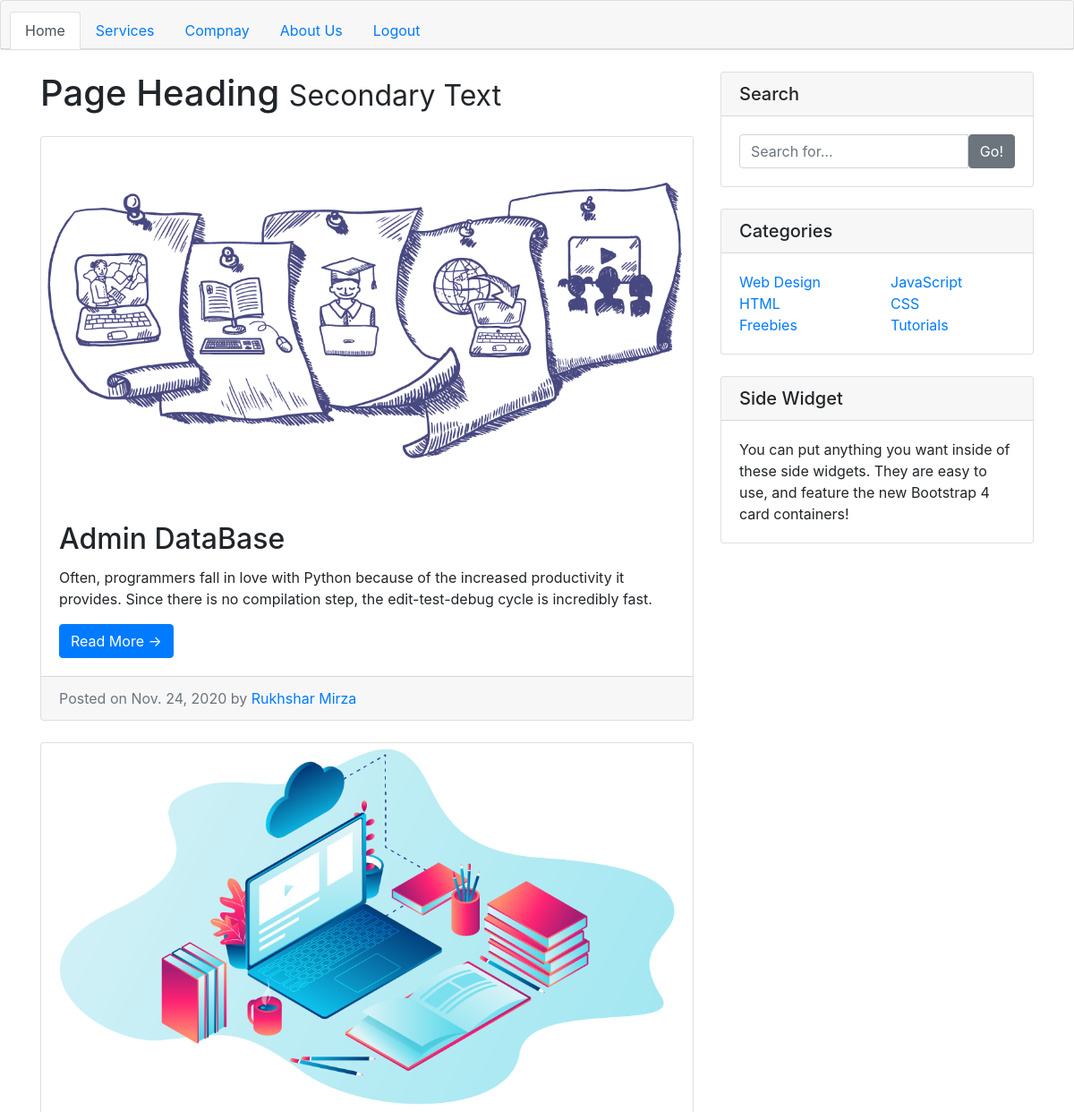
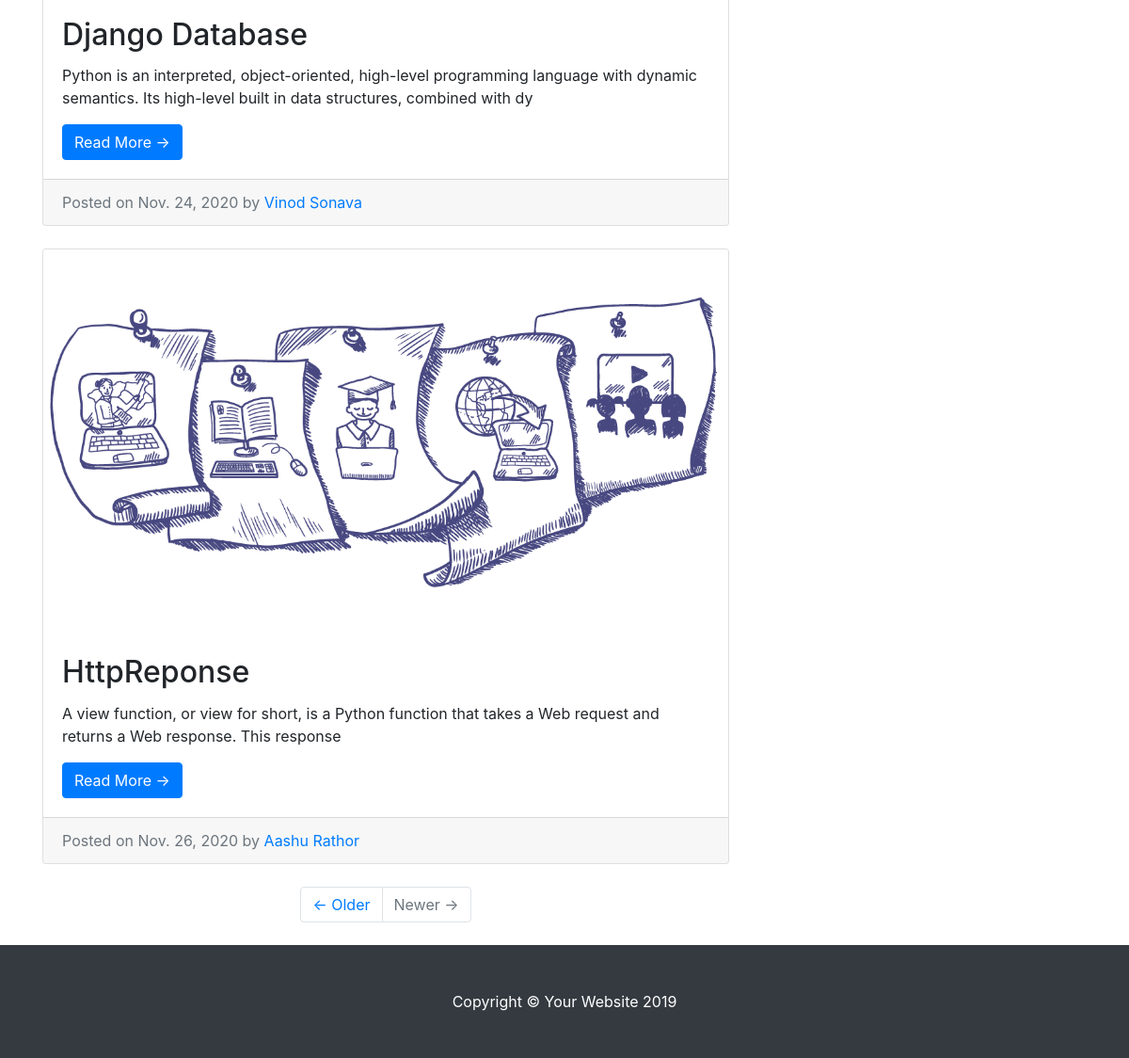
The app's page /home/ (signed in) with its own data (2 pictures, top to bottom).
### myapp/models.py (models this page shows)
class Blog(models.Model):
    userid = models.ForeignKey(User,on_delete=models.CASCADE)
    image = models.ImageField(upload_to='images/')
    title = models.CharField('Blog Title',max_length=100)
    description  = models.TextField('PostBlog')
    posted_date = models.DateField(default=date.today)
    name = models.CharField(max_length=50)

### myapp/views.py (the view)
# urls.py: path('home/', views.home, name='home'),
def home(request):
    if request.session.has_key('IS_LOGIN'):
       fatchData = Blog.objects.all()
       print(fatchData)
       return render(request,'home.html',{'data':fatchData})
    return redirect('login')

### myapp/templatetags/custome_tages.py (called while the page is built)
@register.simple_tag
def get_half_content(description):
    return description[:int(len(description)/5)]

### myapp/templates/home.html
{% include 'header.html' %}
  <body>
  <div class="container">
    <div class="row">
      <div class="col-md-8">
        <h1 class="my-4">Page Heading
          <small>Secondary Text</small>
        </h1>
        {% for i in data %}
        <div class="card mb-4">
          <img class="card-img-top" src="{{ i.image.url }}" alt="Card image cap">
          <div class="card-body">
            <h2 class="card-title">{{ i.title }}</h2>
            <p class="card-text">
              {% load custome_tages %}
              {% get_half_content i.description as half_content %}
              {{ half_content }}
              </p>
            <a href="{% url 'readmore' i.id %}" class="btn btn-primary">Read More &rarr;</a>
          </div>
          <div class="card-footer text-muted">
            Posted on {{ i.posted_date }} by
            <a href="#">{{ i.name }}</a>
          </div>
        </div>
        {% endfor %}
        <ul class="pagination justify-content-center mb-4">
          <li class="page-item">
            <a class="page-link" href="#">&larr; Older</a>
          </li>
          <li class="page-item disabled">
            <a class="page-link" href="#">Newer &rarr;</a>
          </li>
        </ul>
      </div>
      <div class="col-md-4">
        <div class="card my-4">
          <h5 class="card-header">Search</h5>
          <div class="card-body">
            <div class="input-group">
              <input type="text" class="form-control" placeholder="Search for...">
              <span class="input-group-btn">
                <button class="btn btn-secondary" type="button">Go!</button>
              </span>
            </div>
          </div>
        </div>
        <div class="card my-4">
          <h5 class="card-header">Categories</h5>
          <div class="card-body">
            <div class="row">
              <div class="col-lg-6">
                <ul class="list-unstyled mb-0">
                  <li>
                    <a href="#">Web Design</a>
                  </li>
                  <li>
                    <a href="#">HTML</a>
                  </li>
                  <li>
                    <a href="#">Freebies</a>
                  </li>
                </ul>
              </div>
              <div class="col-lg-6">
                <ul class="list-unstyled mb-0">
                  <li>
                    <a href="#">JavaScript</a>
                  </li>
                  <li>
                    <a href="#">CSS</a>
                  </li>
                  <li>
                    <a href="#">Tutorials</a>
                  </li>
                </ul>
              </div>
            </div>
          </div>
        </div>
        <div class="card my-4">
          <h5 class="card-header">Side Widget</h5>
          <div class="card-body">
            You can put anything you want inside of these side widgets. They are easy to use, and feature the new Bootstrap 4 card containers!
          </div>
        </div>
      </div>
    </div>
  </div>
 {% include 'footer.html'%}
  </body>
</html>

### myapp/templates/header.html (shortened to what this page needs)
<html>
<link rel="stylesheet" href="https://cdn.jsdelivr.net/npm/bootstrap@4.5.3/dist/css/bootstrap.min.css">
<body>
<div class="card text-center">
  <div class="card-header">
    <ul class="nav nav-tabs card-header-tabs">
      <li class="nav-item">
        <a class="nav-link active" href="{% url 'home'%}">Home</a>
      </li>
      <li class="nav-item">
        <a class="nav-link" href="#">Services</a>
      </li>
      <li class="nav-item">
        <a class="nav-link " href="#" tabindex="-1" >Compnay</a>
      </li>
         <li class="nav-item">
        <a class="nav-link " href="#" tabindex="-1">About Us</a>
      </li>
         <li class="nav-item">
        <a class="nav-link " href="{% url 'logout' %}" tabindex="-1">Logout</a>
      </li>
    </ul>
  </div>
</div>
</body>
</html>

### myapp/templates/footer.html (shortened to what this page needs)
  <footer class="py-5 bg-dark">
    <div class="container">
      <p class="m-0 text-center text-white">Copyright &copy; Your Website 2019</p>
    </div>
  </footer>
</body>
</html>

### records on screen
Blog: image (picture), title "Admin DataBase", half_content "Often, programmers fall in love with Python because of the increased productivity it provides. Since there is no compilation step, the edit-test-debug cycle is incredibly fast.", posted_date "Nov. 24, 2020", name "Rukhshar Mirza"
Blog: image (picture), title "Django Database", half_content "Python is an interpreted, object-oriented, high-level programming language with dynamic semantics. Its high-level built in data structures, combined with dy", posted_date "Nov. 24, 2020", name "Vinod Sonava"
Blog: image (picture), title "HttpReponse", half_content "A view function, or view for short, is a Python function that takes a Web request and returns a Web response. This response", posted_date "Nov. 26, 2020", name "Aashu Rathor"
